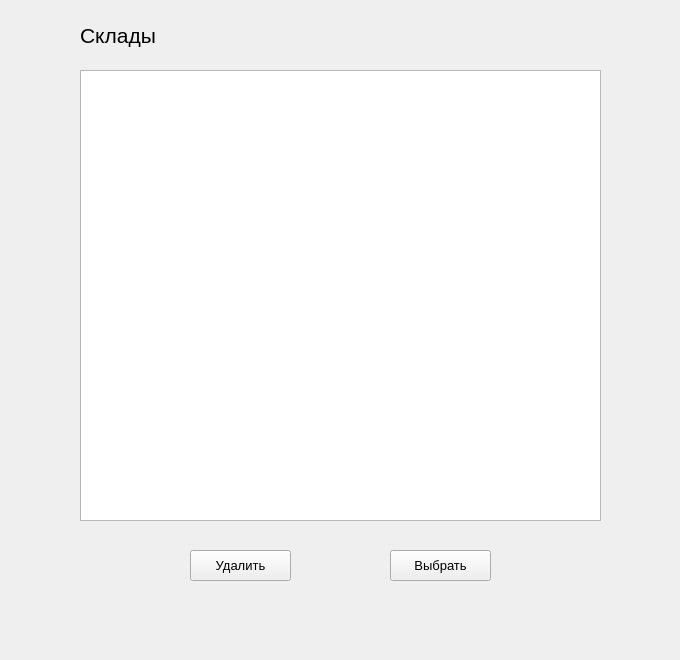
<?xml version="1.0" encoding="UTF-8"?>
<ui version="4.0">
 <class>storage</class>
 <widget class="QWidget" name="storage">
  <property name="enabled">
   <bool>true</bool>
  </property>
  <property name="geometry">
   <rect>
    <x>0</x>
    <y>0</y>
    <width>680</width>
    <height>660</height>
   </rect>
  </property>
  <property name="windowTitle">
   <string>Склады</string>
  </property>
  <widget class="QLabel" name="label_4">
   <property name="geometry">
    <rect>
     <x>80</x>
     <y>20</y>
     <width>81</width>
     <height>31</height>
    </rect>
   </property>
   <property name="font">
    <font>
     <pointsize>16</pointsize>
    </font>
   </property>
   <property name="text">
    <string>Склады</string>
   </property>
  </widget>
  <widget class="QTableView" name="tableView">
   <property name="geometry">
    <rect>
     <x>80</x>
     <y>70</y>
     <width>521</width>
     <height>451</height>
    </rect>
   </property>
  </widget>
  <widget class="QPushButton" name="pushButton_Del">
   <property name="geometry">
    <rect>
     <x>190</x>
     <y>550</y>
     <width>101</width>
     <height>31</height>
    </rect>
   </property>
   <property name="font">
    <font>
     <pointsize>10</pointsize>
    </font>
   </property>
   <property name="text">
    <string>Удалить</string>
   </property>
  </widget>
  <widget class="QPushButton" name="pushButton_Cho">
   <property name="geometry">
    <rect>
     <x>390</x>
     <y>550</y>
     <width>101</width>
     <height>31</height>
    </rect>
   </property>
   <property name="font">
    <font>
     <pointsize>10</pointsize>
    </font>
   </property>
   <property name="text">
    <string>Выбрать</string>
   </property>
  </widget>
 </widget>
 <resources/>
 <connections/>
</ui>
